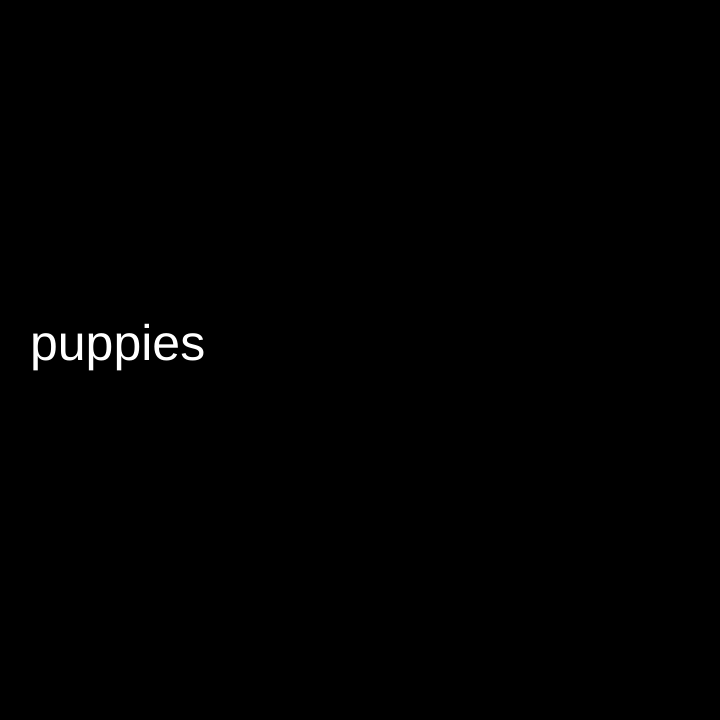
Frame 1 (no input)
Frame 60 (no input): identical to frame 1, image omitted
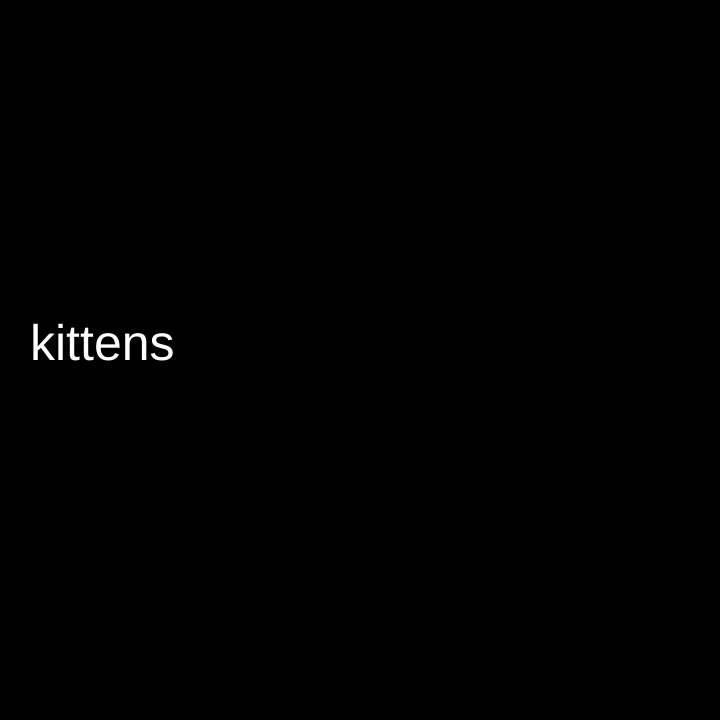
Frame 120 (the mouse pressed at the canvas centre since frame 60)

The p5.js sketch that drew these frames (run headless with seeded random() and noise() and a simulated clock; from frame 60 on, the mouse is pressed at the canvas centre):

// p5.js sketch
// ── sketch.js
var words = ["puppies", "kittens", "ducks", "elephants", "monsters"];

var index = 0;

function setup() {
  createCanvas(720, 720);
}

function draw() {
  background(0);

  fill(255);
  textSize(50);
  text(words[index], 30, height / 2);

}

function mousePressed(){
  index = index + 1;
  
  if( index == words.length){
    index = 0;
  }
}
